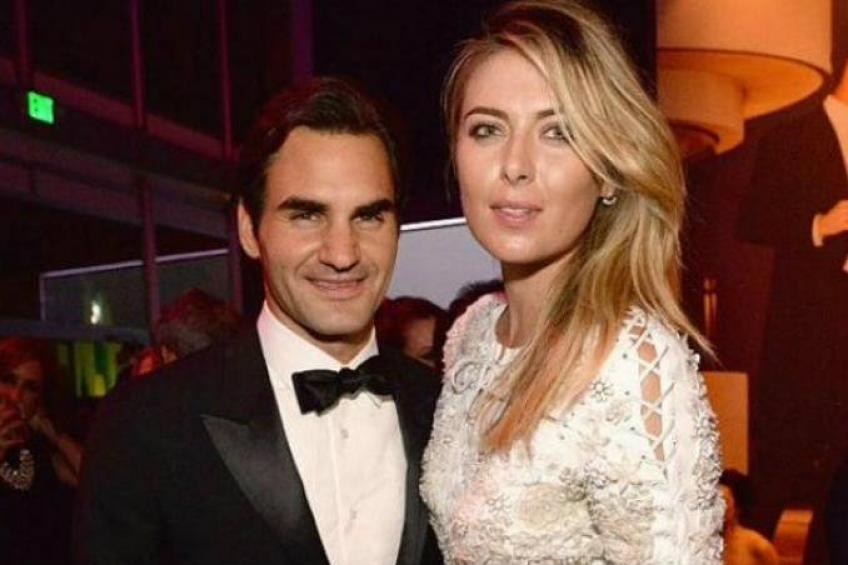
#> input picture test_images/sharapova1.jpg, 848 x 565 px
$ jupyter execute --allow-errors Untitled.ipynb
#> lines starting #> are read from the running program, lines starting #| are printed output that depends on the picture; after the words box and inside, x2 and y2 are one past the last pixel; in counts of white or black regions, pixels touching at a corner belong together
[cell 1]
import numpy as np
import cv2
from matplotlib import pyplot as plt
# %%matplotlib inline

[cell 2]
img=cv2.imread('./test_images/sharapova1.jpg');
#> img is the input picture: shape (565, 848, 3); mean B, G, R 60.2, 72.2, 105.6
img.shape
# thrid dimesion is rgb
plt.imshow(img)
# gr

[cell 3]
#using opencv we detect face and eyes of the person using haar cascades

[cell 4]
face_cascade=cv2.CascadeClassifier('./opencv/haarcascades/haarcascade_frontalface_default.xml');

[cell 5]
eye_cascade=cv2.CascadeClassifier('./opencv/haarcascades/haarcascade_eye.xml');
faces=face_cascade.detectMultiScale(img,1.3,5);
#> faces = [[246, 144, 181, 181], [430, 57, 186, 186]]
faces#returns array of faces
#> Out = [[246, 144, 181, 181], [430, 57, 186, 186]]
#x,y,wwidth and height

[cell 6]
x,y,w,h=faces[0]
#> x = 246; y = 144; w = 181; h = 181
x,y,w,h
gray = cv2.cvtColor(img, cv2.COLOR_BGR2GRAY)
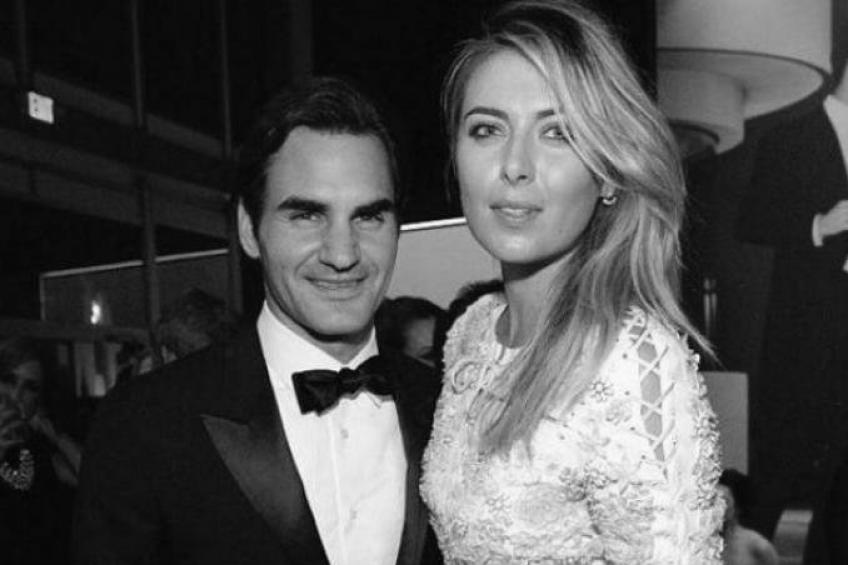
#> gray: shape (565, 848); min 2, max 254, mean 80.8

[cell 7]
cv2.destroyAllWindows()
for(x,y,w,h) in faces:
    face_img=cv2.rectangle(img,(x,y),(x+w,y+h),(255,0,0),2);
    roi_gray=gray[y:y+h,x:x+w]
    roi_color=face_img[y:y+h,x:x+w]
    eyes=eye_cascade.detectMultiScale(roi_gray);
    #detecting eyes in the face
    for(ex,ey,ew,eh) in eyes:
        cv2.rectangle(roi_color,(ex,ey),(ex+ew,ey+eh),(0,255,0),2);
#> this loop made 2 passes
#> (x, y, w, h, eyes) on passes 1 to 2: (246, 144, 181, 181, [[98, 53, 40, 40]]), (430, 57, 186, 186, [[33, 52, 42, 42], [83, 111, 22, 22], [101, 54, 43, 43]])
#> pass 1, `roi_gray=gray[y:y+h,x:x+w]`:
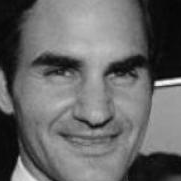
#> roi_gray: shape (181, 181); min 4, max 247, mean 103.8
#> pass 1, `roi_color=face_img[y:y+h,x:x+w]`:
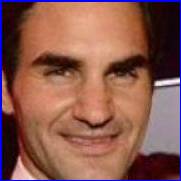
#> roi_color: shape (181, 181, 3); mean B, G, R 79.1, 89.4, 137
#> pass 2, `face_img=cv2.rectangle(img,(x,y),(x+w,y+h),(255,0,0),2);`:
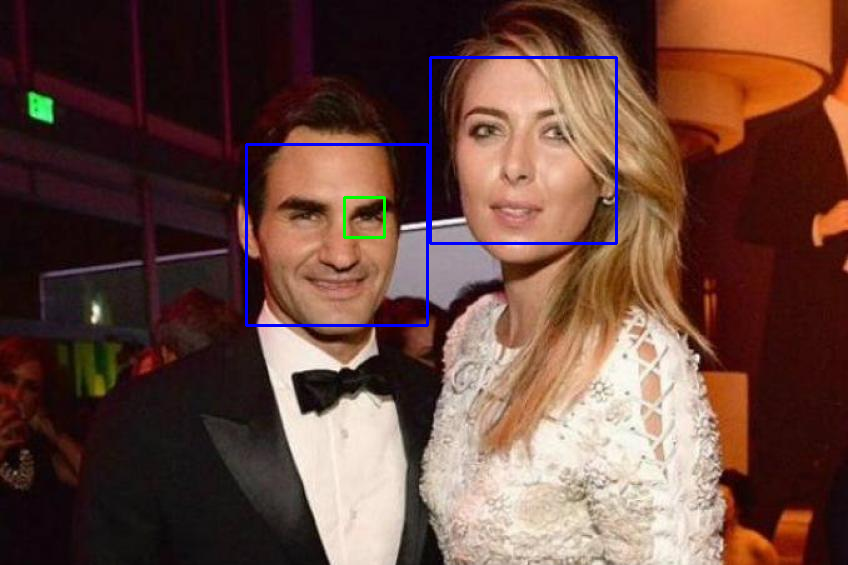
#> face_img: shape (565, 848, 3); mean B, G, R 61.8, 71.6, 104.4
#> after the loop:
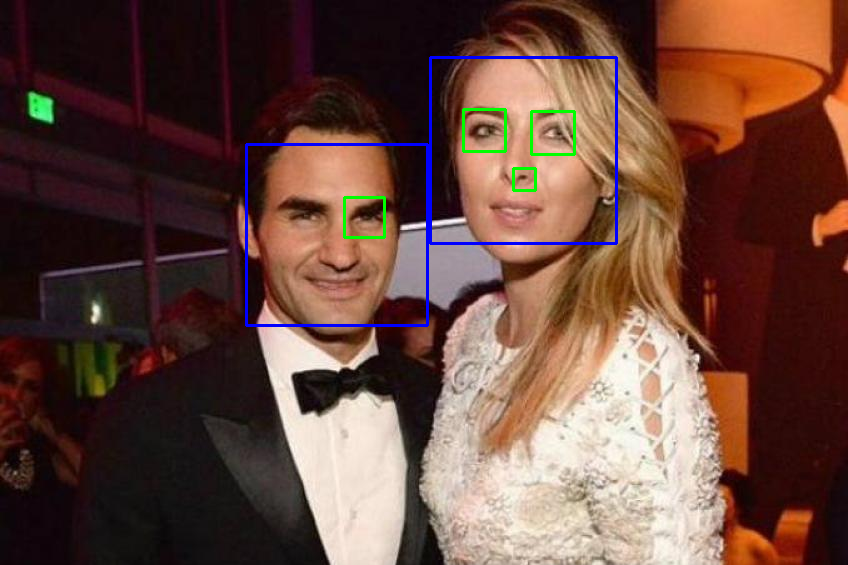
#> img: shape (565, 848, 3); 1.28% of pixels changed, all inside (x1, y1, x2, y2) = (245, 56, 618, 327)
#> after the loop:
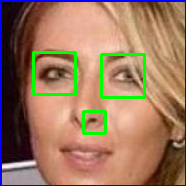
#> roi_color: shape (186, 186, 3); mean B, G, R 97.9, 121.2, 155.6
#> after the loop:
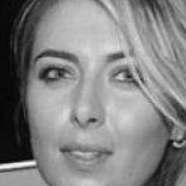
#> roi_gray: shape (186, 186); min 4, max 251, mean 130.9
plt.figure()
plt.imshow(face_img,cmap='gray');
plt.show()
cropped_image=roi_color;
plt.imshow(roi_color)

[cell 8]
#we are only interested in the roi_color part
def get_cropped_image(image_path):#first we need to detect whether image contains eyes or not
    #itshould contain atleast 2 eyes
#> called with image_path = './test_images/sharapova2.jpg'
    img=cv2.imread(image_path);
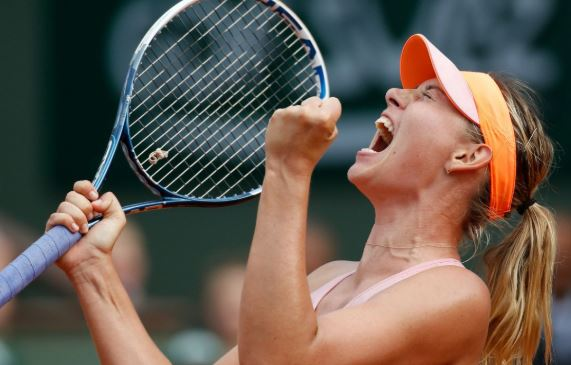
#> input picture test_images/sharapova2.JPG, 571 x 365 px, found by its file name
#> img is the input picture: shape (365, 571, 3); mean B, G, R 80.8, 91, 102.6
    gray=cv2.cvtColor(img,cv2.COLOR_BGR2GRAY)#CONVERTS INTO GRAY COLOR
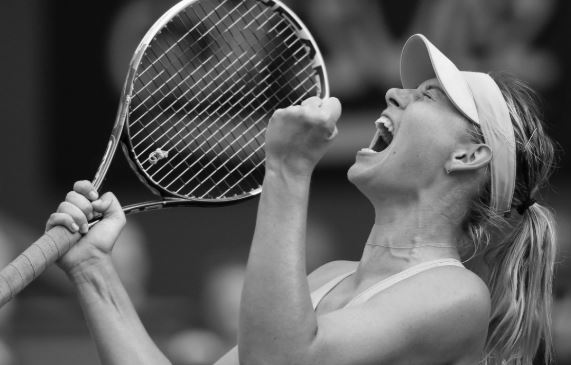
#> gray: shape (365, 571); min 0, max 254, mean 93.3
    faces=face_cascade.detectMultiScale(gray,1.3,5);
#> faces = ()
    for (x,y,w,h) in faces:
         roi_gray=gray[y:y+h,x:x+w]
         roi_color=img[y:y+h,x:x+w]
         eyes=eye_cascade.detectMultiScale(roi_gray);#detecing eyes in roi_gray
         if len(eyes)>=2:
             return roi_color
#> this loop made 0 passes

[cell 9]
cropped_image=get_cropped_image('./test_images/sharapova2.jpg');
cropped_image
path_to_data='./images_dataset/'
path_to_crdata='./images_dataset/cropped/'

[cell 10]
import os
img_dirs=[]
for entry in os.scandir(path_to_data):
    if entry.is_dir():
        img_dirs.append(entry.path);

[cell 11]
img_dirs

[cell 12]
import shutil
if os.path.exists(path_to_crdata):
    shutil.rmtree(path_to_crdata)
os.mkdir(path_to_crdata)

[cell 13]
cropped_imag_dirs=[]
celebrity_file_names={}
#> (the rest of this cell did not finish here and is left out)

        if roi_color is not None:
            cropped_folder=path_to_crdata+celebrity_name
            if not os.path.exists(cropped_folder):
                os.makedirs(cropped_folder);
                cropped_imag_dirs.append(cropped_folder);
            cropped_file_name=celebrity_name+str(count)+".png"
            cropped_file_path=cropped_folder+'/'+cropped_file_name;
            print(cropped_file_path)
            cv2.imwrite(cropped_file_path,roi_color);#keeps the roi_color in cropped_file_path
        celebrity_file_names[celebrity_name].append(cropped_file_path)#file paths of all cropped celebrities
        count+=1;

[cell 14]
celebrity_file_names

#> (a cell that did not finish here is left out)

#> (a cell that did not finish here is left out)

[cell 17]
#vertically stacking all the orginal image and wavelet image
celebrity_file_names

[cell 18]
class_dict={}
count=0;
for celebrity_name in celebrity_file_names.keys():
    class_dict[celebrity_name]=count;
    count+=1;
